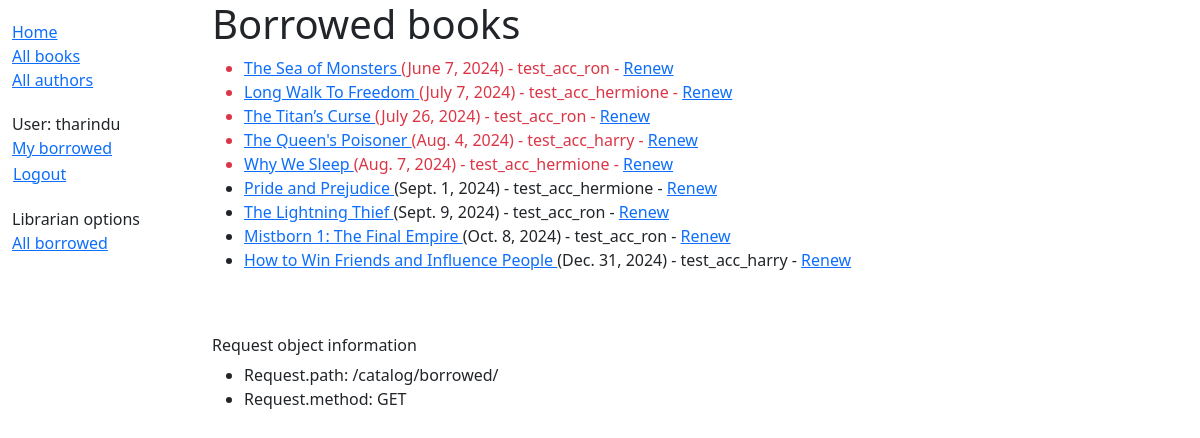
Before: /catalog/borrowed/ (signed in) with the older database file.
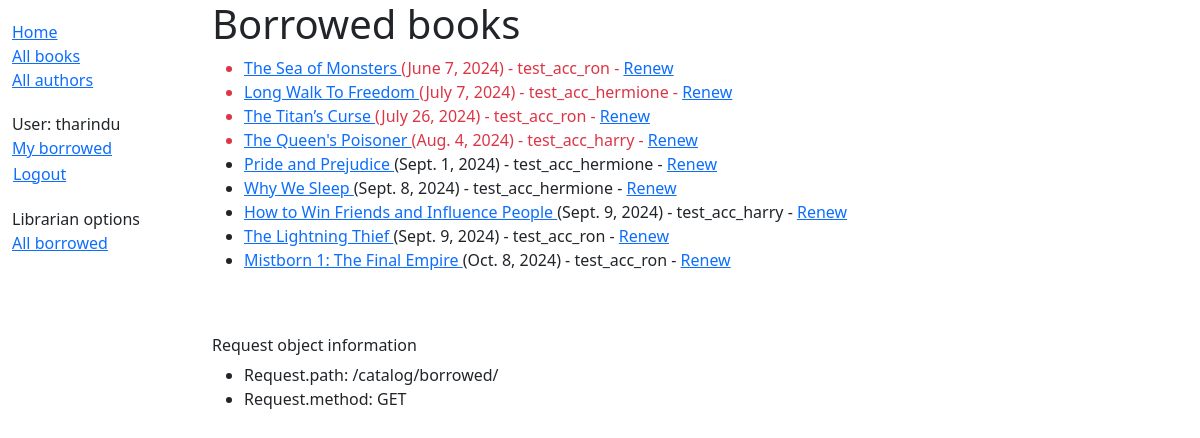
After: the same page with the newer database file.
### catalog/models.py (models this page shows, shortened)
class BookInstance(models.Model):
    id = models.UUIDField(
        primary_key=True, default=uuid.uuid4,
        help_text="Unique ID for this particular book across whole library"
    )
    book = models.ForeignKey(Book, on_delete=models.RESTRICT, null=True)
    imprint = models.CharField(max_length=200)
    due_back = models.DateField(null=True, blank=True)
    LOAN_STATUS = (
        ('m', 'Maintenance'),
        ('o', 'On loan'),
        ('a', 'Available'),
        ('r', 'Reserved'),
    )
    status = models.CharField(
        max_length=1,
        choices=LOAN_STATUS,
        blank=True,
        default='m',
        help_text='Book availability',
    )
    borrower = models.ForeignKey(
        settings.AUTH_USER_MODEL,
        on_delete=models.SET_NULL,
        null=True,
        blank=True,
    )
    class Meta:
        ordering = ['book', 'due_back']
        permissions = (
            ("can_mark_returned", "Set book as returned"),
            ("can_renew", "Renew the book's loaned period"),
        )
    @property
    def is_overdue(self):
        return bool(self.due_back and date.today() > self.due_back)

class Book(models.Model):
    title = models.CharField(max_length=200)
    author = models.ForeignKey('Author', on_delete=models.RESTRICT, null=True)
    summary = models.TextField(
        max_length=1000,
        help_text="Enter a brief description of the book",
    )
    isbn = models.CharField(
        'ISBN',
        max_length=13,
        unique=True,
        help_text='13 Character <a href="https://www.isbn-international.org/'
                  'content/what-isbn">ISBN number</a>',
    )
    genre = models.ManyToManyField(
        Genre,
        help_text="Select a genre for this book",
    )   # each genre can have many books and a book can have multiple genres
    def display_genre(self):
        """Create a string for the Genre. Required to display in Admin."""
        return '; '.join(genre.name for genre in self.genre.all()[:3])
    display_genre.short_description = 'Genre'
    language = models.ForeignKey(
        Language, on_delete=models.SET_NULL, null=True
    )
    class Meta:
        ordering = ['title', 'author']

### catalog/views.py (the view)
# urls.py: path('borrowed/', views.LoanedBooksByAllUsersListView.as_view(), name='all-borrowed'),
class LoanedBooksByAllUsersListView(PermissionRequiredMixin,generic.ListView):
    model = BookInstance
    template_name = 'catalog/bookinstance_list_borrowed_all_users.html'
    paginate_by =10
    permission_required = 'catalog.can_mark_returned'
    def get_queryset(self) -> QuerySet[Any]:
        return BookInstance.objects.filter(status__exact='o').order_by('due_back')

### catalog/templates/catalog/bookinstance_list_borrowed_all_users.html (shortened to what this page needs)
{% extends 'base_generic.html' %}
{% block content %}
    <h1>Borrowed books</h1>
    {% if bookinstance_list %}
    <ul>
        {% for bookinst in bookinstance_list %}
            <li class="{% if bookinst.is_overdue %}text-danger{% endif %}">
                <a href="{% url 'catalog:book-detail' bookinst.book.pk %}">
                    {{ bookinst.book.title }}
                </a> ({{ bookinst.due_back }}) {% if user.is_staff %} - {{ bookinst.borrower }} {% endif %}
                {% if perms.catalog.can_renew %}
                    - <a href="{% url 'catalog:renew-book-librarian' bookinst.id %}">Renew</a>
                {% endif %}
            </li>
        {% endfor %}
    </ul>
    {% else %}
        <p>There are no books borrowed...</p>
    {% endif %}
{% endblock %}

### catalog/templates/base_generic.html (shortened to what this page needs)
<!DOCTYPE html>
<html lang="en">
    <head>
        <link rel="stylesheet"
            href="https://cdn.jsdelivr.net/npm/bootstrap@5.3.3/dist/css/bootstrap.min.css"
>
        {% load static %}
        <link rel="stylesheet" href="{% static 'css/styles.css' %}">
    </head>
    <body>
        <div class="container-fluid">
            <div class="row">
                <div class="col-sm-2">
                    {% block sidebar %}
                        <ul class="sidebar-nav">
                            <li><a href="{% url 'catalog:index' %}">Home</a></li>
                            <li><a href="{% url 'catalog:books' %}">All books</a></li>
                            <li><a href="{% url 'catalog:authors' %}">All authors</a></li>
                        </ul>
                        <ul class="sidebar-nav">
                            {% if user.is_authenticated %}
                                <li>User: {{ user.get_username }}</li>
                                <li><a href="{% url 'catalog:my-borrowed' %}">My borrowed</a></li>
                                <li>
                                    <form id="logout-form" action="{% url 'logout' %}" method="post">
                                        <button type="submit" class="btn btn-link">Logout</button>
                                    </form>
                                </li>
                            {% else %}
                                <li><a href="{% url 'login' %}?next={{ request.path }}">Login</a></li>
                            {% endif %}
                        </ul>
                        <ul class="sidebar-nav">
                            {% if perms.catalog.can_mark_returned %}
                                <li>Librarian options</li>
                                <li><a href="{% url 'catalog:all-borrowed' %}">All borrowed</a></li>
                            {% endif %}
                        </ul>
                    {% endblock %}
                </div>
                <div class="col-sm-10">
                    {% block content %}
                    {% endblock %}
                    <br><br><h6>Request object information</h6>
                    <ul>
                        <li>Request.path: {{ request.path }}</li>
                        <li>Request.method: {{ request.method }}</li>
                    </ul>
                </div>
            </div>
        </div>
    </body>
</html>

### catalog/static/css/styles.css (style rules this page uses)
.sidebar-nav { margin-top: 20px; padding: 0; list-style: none; }
#logout-form { display: inline; }
#logout-form button { padding: 0; margin: 0; }

Changed rows visible on the page:
shown differently, row unchanged: BookInstance "Sept. 1, 2024": moves up the list
changed BookInstance "Why We Sleep": due_back "Aug. 7, 2024" → "Sept. 8, 2024"
changed BookInstance "How to Win Friends and Influence People": due_back "Dec. 31, 2024" → "Sept. 9, 2024"; moves up the list
